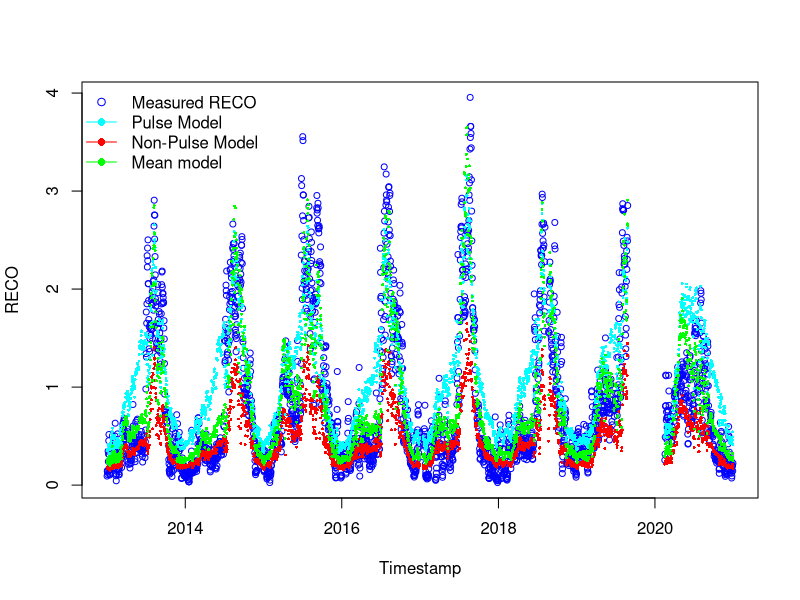
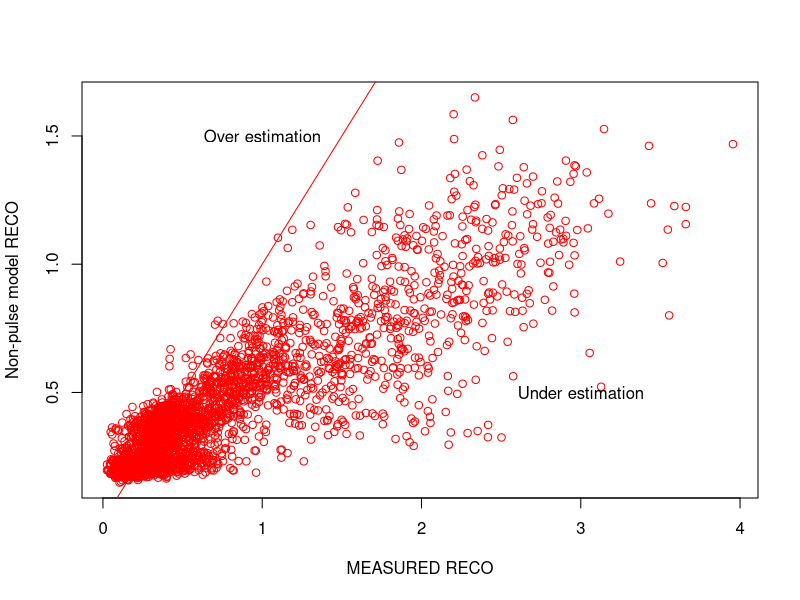
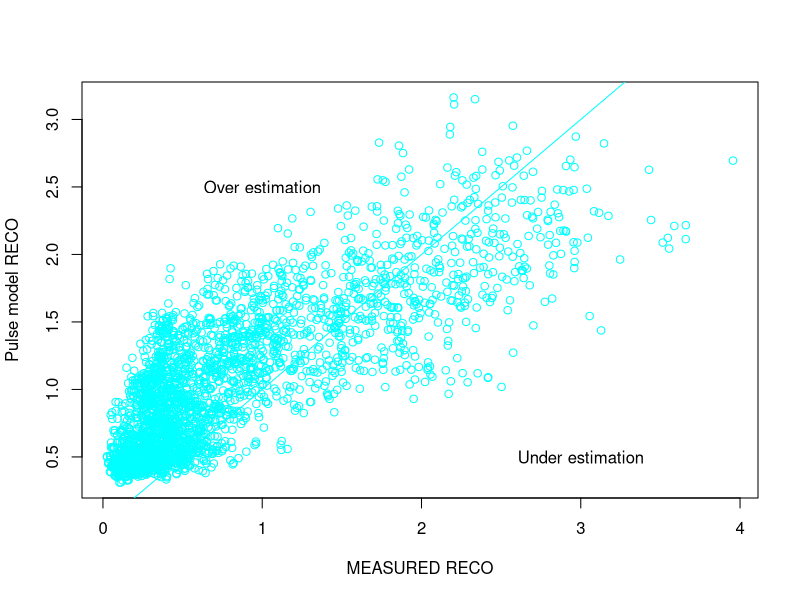
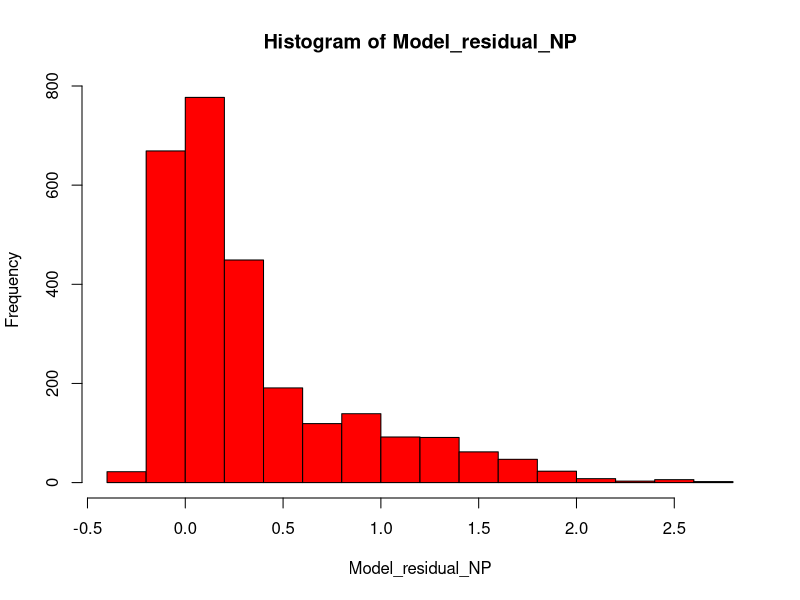
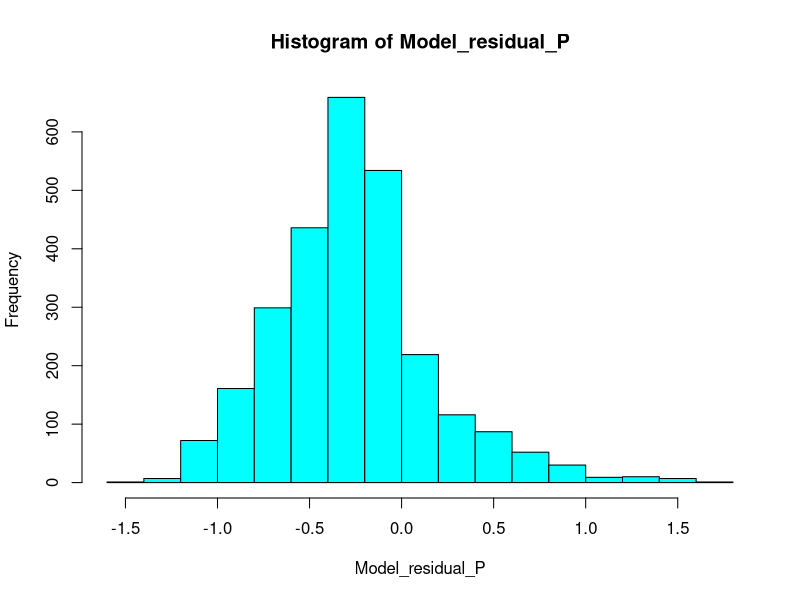
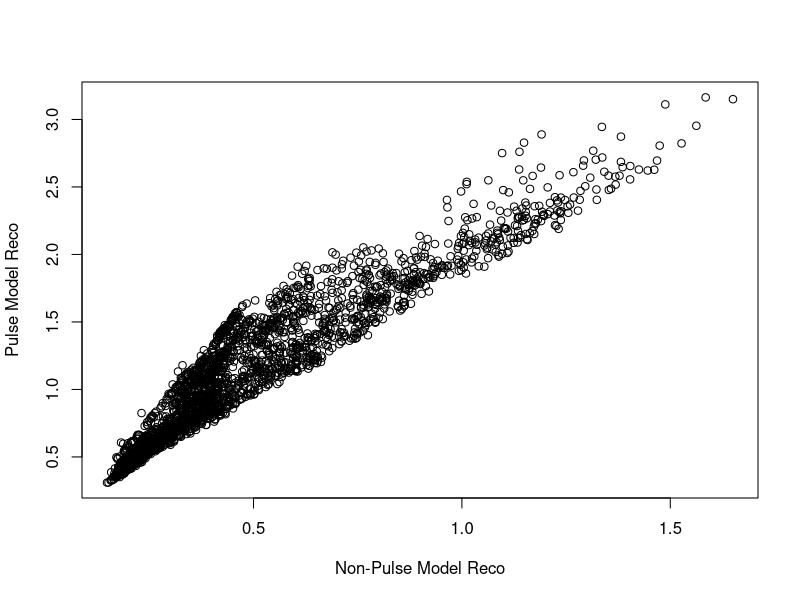
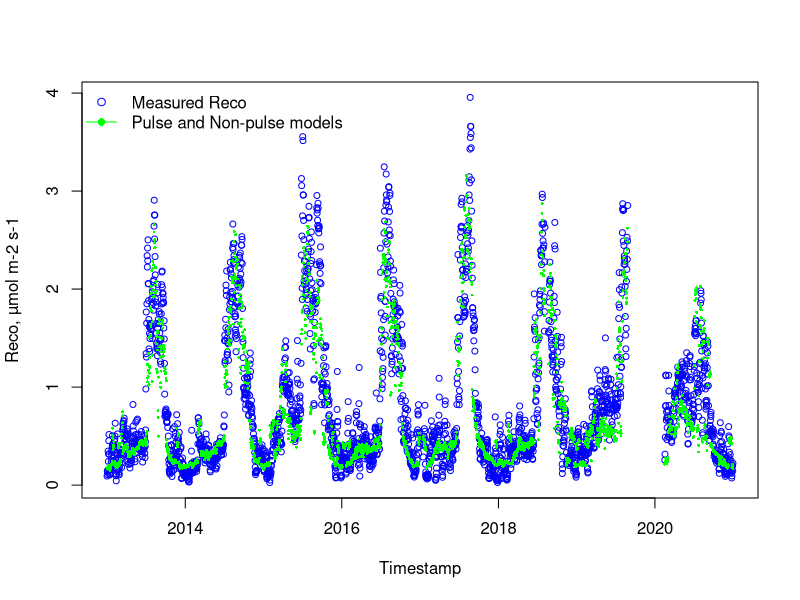
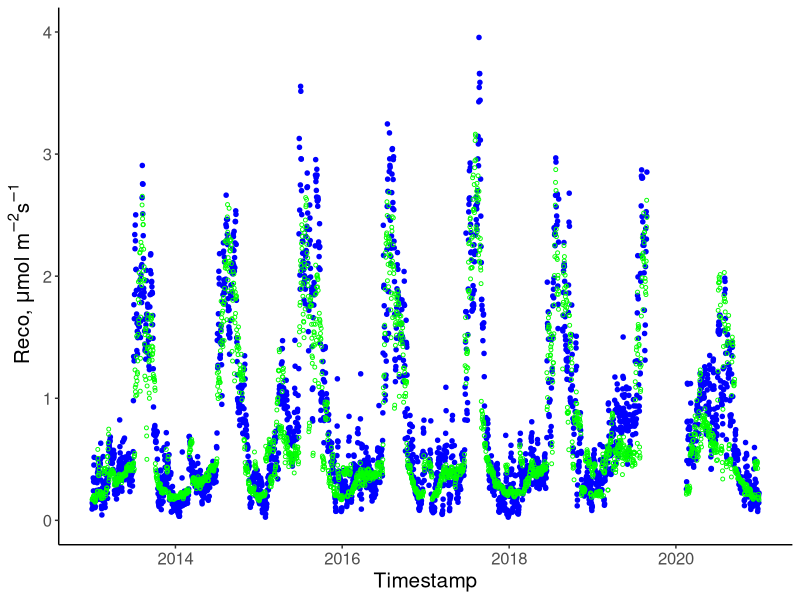

Write the R code that produced these figures, in order.
# 17-05-2024
# Anastasia Makhnykina

library(dplyr)
library(tidyr)
library(tidyverse)
library(lubridate)
library(ggplot2)
library(units)
library(stats)
library(grDevices)
library(readr)
library(ggpubr)


# Read other pulse division docs - with "DM" in their names
years_sum1 <- read.csv("data/years_sum1_DM.csv")
years_sum_Pulse0 <- read.csv("data/years_sum_Pulse0_DM.csv")
years_sum_Pulse1 <- read.csv("data/years_sum_Pulse1_DM.csv")

# Make sure in the Date format
years_sum_Pulse0$date <- as.Date(years_sum_Pulse0$date)
years_sum_Pulse1$date <- as.Date(years_sum_Pulse1$date)
years_sum1$date <- as.Date(years_sum1$date)

# CHECK COLUMN NAMES AND DATA TYPES
str(years_sum_Pulse0)
str(years_sum_Pulse1)
str(years_sum1)

####### Non-Pulse model ###################
###########################################

# Remove rows with missing values
years_sum_Pulse0 <- na.omit(years_sum_Pulse0)

# Calculate Soil Moisture
years_sum_Pulse0$meanSWC5 <- as.numeric(as.character(years_sum_Pulse0$meanSWC5))
SoilMoisture <- years_sum_Pulse0$meanSWC5/100

# Assign variables
years_sum_Pulse0$meanST5 <- as.numeric(as.character(years_sum_Pulse0$meanST5))
years_sum_Pulse0$meanGPP <- as.numeric(as.character(years_sum_Pulse0$meanGPP))

meanSWC5_NP <- SoilMoisture
meanST5_NP <- years_sum_Pulse0$meanST5
meanGPP_NP <- years_sum_Pulse0$meanGPP
GPPmax_NP <- max(years_sum_Pulse0$meanGPP, na.rm = TRUE)

########## Fit Non-Pulse model ##################
years_sum_Pulse0$meanRECO <- as.numeric(as.character(years_sum_Pulse0$meanRECO))

Param_model4_NP <- nls(meanRECO ~ Fref*((meanGPP_NP/GPPmax_NP +n)/1+n) *
                         (1-c4*(0.1-meanSWC5_NP)^2)*exp(b4*meanST5_NP), 
                       data = years_sum_Pulse0,
                       start = list(Fref=0.75, c4=56.54, b4=0.04, n=0.84),
                       control = nls.control(maxiter = 1000, minFactor = 0.01)
)
Summary_Model4_NP = summary(Param_model4_NP)

# Formula: meanRECO ~ Fref * ((meanGPP_NP/GPPmax_NP + n)/1 + n) * (1 - c4 * 
#                                                                    (0.1 - meanSWC5_NP)^2) * exp(b4 * meanST5_NP)
# 
#Estimated Wed May 3rd 
# Parameters:
#   Estimate Std. Error t value Pr(>|t|)    
# Fref     0.021298  25.796  < 2e-16 ***
#   c4   14.410701   4.860611   2.965  0.00307 ** 
#   b4    0.034738   0.001528  22.737  < 2e-16 ***
#   n     0.131463   0.004753  27.661  < 2e-16 ***
#   

# NON_Pulse parameters
#Estimate Std. Error t value Pr(>|t|)    
#Fref 0.561731   0.022309  25.179   <2e-16 ***
# c4   8.106202   4.970882   1.631    0.103    
#b4   0.034162   0.001555  21.973   <2e-16 ***
# n    0.129719   0.004816  26.933   <2e-16 ***


FrefNP = 0.561731
FrefNP_SE = 0.022309
SMoptNP =0.125 
c4NP = 8.106202
c4NP_SE = 4.970882
b4NP =  0.034162 
b4NP_SE = 0.001555
nNP=  0.129719
nNP_SE = 0.004816


#FrefNP = 0.581979
#FrefNP_SE = 0.022416
SMoptNP =0.125 
c4NP = 5.866561
c4NP_SE = 4.914379
b4NP =  0.032845
b4NP_SE = 0.001487
nNP=  0.129888
nNP_SE = 0.004721

#################### Pulse model ##################################
###################################################################

# Remove rows with missing values
years_sum_Pulse1 <- na.omit(years_sum_Pulse1)

# Change the data format 
years_sum_Pulse1$meanSWC5 <- as.numeric(as.character(years_sum_Pulse1$meanSWC5))
years_sum_Pulse1$meanST5 <- as.numeric(as.character(years_sum_Pulse1$meanST5))
years_sum_Pulse1$meanGPP <- as.numeric(as.character(years_sum_Pulse1$meanGPP))
years_sum_Pulse1$meanRECO <- as.numeric(as.character(years_sum_Pulse1$meanRECO))

# Assign variables
SoilMoisture_P =years_sum_Pulse1$meanSWC5/100
meanSWC5_P = SoilMoisture_P
meanST5_P = years_sum_Pulse1$meanST5
meanGPP_P = years_sum_Pulse1$meanGPP
GPPmax_P = max(years_sum_Pulse1$meanGPP, na.rm=TRUE)

Param_model4_P <- nls(meanRECO ~ Fref*((meanGPP_P/GPPmax_P +n)/1+n) *(1-c4*(0.1-meanSWC5_P)^2)*exp(b4*meanST5_P), 
                      data = years_sum_Pulse1,
                      start = list(Fref=0.75,  c4=56.54, b4=0.04, n=0.84),
                      control = nls.control(maxiter = 1000, minFactor = 0.01)
)
Summary_Model4_P = summary(Param_model4_P)

# Parameters:
#   Estimate Std. Error t value Pr(>|t|)    
# Fref   0.616634   0.045269  13.621  < 2e-16 ***
#   c4   -10.431847   1.596214  -6.535 1.01e-10 ***
#   b4     0.044407   0.002129  20.862  < 2e-16 ***
#   n      0.243863   0.014703  16.586  < 2e-16 ***

# Pulse parameters
FrefP = 0.616634 
FrefP_SE = 0.045269
SMoptP =0.125 
c4P = -10.431847   
c4P_SE = 1.596214
b4P = 0.044407
b4P_SE = 0.002129
nP= 0.243863
nP_SE = 0.014703


# Pulse parameters
#FrefP = 0.646765 
#FrefP_SE = 0.044472
#SMoptP =0.125 
#c4P = -10.166789   
#c4P_SE = 1.489036
#b4P = 0.043525
#b4P_SE = 0.001986
#nP= 0.236665
#nP_SE = 0.013583

############### All time model OR MEAN MODEL #################################
################################################################

complete.cases(years_sum1)

# Remove rows with missing values
years_sum1 <- na.omit(years_sum1)

# Change data format
years_sum1$meanSWC5 <- as.numeric(as.character(years_sum1$meanSWC5))
years_sum1$meanST5 <- as.numeric(as.character(years_sum1$meanST5))
years_sum1$meanGPP <- as.numeric(as.character(years_sum1$meanGPP))
years_sum1$meanRECO <- as.numeric(as.character(years_sum1$meanRECO))

# Setting up drivers for all time
All_meanSWC5 =years_sum1$meanSWC5/100
All_meanST5 = years_sum1$meanST5
All_meanGPP = years_sum1$meanGPP
All_GPPmax = max(years_sum1$meanGPP, na.rm = TRUE)

Param_model4_All <- nls(meanRECO ~ Fref*((All_meanGPP/All_GPPmax +nL)/1+nL) *(1-c4L*(0.1-All_meanSWC5)^2)*exp(b4L*All_meanST5), 
                      data = years_sum1,
                      start = list(Fref=0.75,  c4L=56.54, b4L=0.04, nL=0.84),
                      control = nls.control(maxiter = 1000, minFactor = 0.01)
)
Summary_Model4_All = summary(Param_model4_All)

# Parameters:
#   Estimate Std. Error t value Pr(>|t|)    
# Fref   0.616634   0.045269  13.621  < 2e-16 ***
#   c4   -10.431847   1.596214  -6.535 1.01e-10 ***
#   b4     0.044407   0.002129  20.862  < 2e-16 ***
#   n      0.243863   0.014703  16.586  < 2e-16 ***

#FrefL = 1.136042
#FrefL_SE = 0.049023
#SMoptL =0.125 
#c4L = -7.755161   
#c4L_SE = 1.219586
#b4L =  0.036016
#b4L_SE = 0.001490
#nL=  0.079803
#nL_SE = 0.002769


# Mean parameters
FrefL = 1.183562
FrefL_SE = 0.048450
SMoptL =0.125 
c4L = -7.875260   
c4L_SE = 1.160614
b4L = 0.034806
b4L_SE = 0.001412
nL= 0.079416
nL_SE = 0.002654

#run model for full time series based on non-pulse time parameters
ALL_model4_NP = FrefNP*((All_meanGPP/All_GPPmax +nNP)/1+nNP) *(1-c4NP*(SMoptNP-All_meanSWC5)^2)*exp(b4NP*All_meanST5)
#run model for full time series based on pulse time parameters
All_model4_P = FrefP*((All_meanGPP/All_GPPmax +nP)/1+nP) *(1-c4P*(SMoptP-All_meanSWC5)^2)*exp(b4P*All_meanST5)
#run all time model
All_model4 = FrefL*((All_meanGPP/All_GPPmax +nL)/1+nL) *(1-c4P*(SMoptL-All_meanSWC5)^2)*exp(b4L*All_meanST5)

# Plot the RECO time series 
plot(years_sum1$date, years_sum1$meanRECO, type = "p", col = "blue", xlab = "Timestamp", ylab = "RECO", cex = 0.8)

# Add the model output time series to the plot - CORRECT FIGURE
points(years_sum1$date, ALL_model4_NP, col = "red", pch = 16, cex = 0.4)
points(years_sum1$date, All_model4_P, col = "cyan", pch = 16, cex = 0.4, alpha=0.5)
points(years_sum1$date, All_model4, col = "green", pch = 16, cex = 0.4, alpha=0.5)

# create the legend
legend(x = "topleft",
       legend = c("Measured RECO", "Pulse Model", "Non-Pulse Model", "Mean model"),
       pch = c(1, 16, 16,16),
       col = c("blue", "cyan", "red","green"),
       lty = c(NA, 1, 1,1),
       bty = "n")


##### Compare modeled and measured data
plot(years_sum1$meanRECO,ALL_model4_NP, type = "p", col = "red", xlab = "MEASURED RECO", ylab = "Non-pulse model RECO")
text(x = 1, y = 1.5, labels = "Over estimation")
text(x = 3, y = 0.5, labels = "Under estimation")
points( years_sum1$meanRECO,years_sum1$meanRECO,  type = "l", col = "red")

plot(years_sum1$meanRECO,All_model4_P,  type = "p", col = "cyan", xlab = "MEASURED RECO", ylab = "Pulse model RECO")
text(x = 1, y = 2.5, labels = "Over estimation")
text(x = 3, y = 0.5, labels = "Under estimation")
points( years_sum1$meanRECO,years_sum1$meanRECO,  type = "l", col = "cyan")



# Calulate the model residual and investigate whether residuals are higher during pulse times. 
Model_residual_NP = years_sum1$meanRECO-ALL_model4_NP
hist(Model_residual_NP, col = "red")

Model_residual_P = years_sum1$meanRECO - All_model4_P
hist(Model_residual_P, col = "cyan")


# calculate RMSE
rmse_NP <- sqrt(mean((ALL_model4_NP - years_sum1$meanRECO)^2, na.rm = TRUE))
rmse_P <- sqrt(mean((All_model4_P - years_sum1$meanRECO)^2, na.rm = TRUE))
# calculate MAPE
mape_NP <- mean(abs(ALL_model4_NP - years_sum1$meanRECO) / years_sum1$meanRECO, na.rm = TRUE) * 100
mape_P <- mean(abs(All_model4_P - years_sum1$meanRECO) / years_sum1$meanRECO, na.rm = TRUE) * 100
# calculate R-squared
r_squared_NP <- cor(ALL_model4_NP, years_sum1$meanRECO, use = "complete.obs")^2
r_squared_P <- cor(All_model4_P, years_sum1$meanRECO, use = "complete.obs")^2

Reco_NP = sum(ALL_model4_NP, na.rm = TRUE)
Reco_P = sum(All_model4_P, na.rm = TRUE)
Reco_obs = sum(years_sum1$meanRECO, na.rm = TRUE)
Reco_allMean = sum(All_model4, na.rm=TRUE)


plot(ALL_model4_NP,All_model4_P, xlab = "Non-Pulse Model Reco", ylab = "Pulse Model Reco")
 

# Create df just with fluxes and calculate 
Reco_df <- years_sum1 %>%
  select(date, meanRECO, sdReco, max_pulse_duration, rain_event)


Reco_df$PulseM <- All_model4_P
Reco_df$NonPulseM <- ALL_model4_NP
Reco_df$MeanM <- All_model4


Reco1 <- Reco_df %>%
  select (date, meanRECO, max_pulse_duration, PulseM, NonPulseM) %>%
  mutate(case_when(max_pulse_duration == 0 ~ NonPulseM,
                  max_pulse_duration == 8 ~ PulseM,
                max_pulse_duration == 14 ~ PulseM,
                max_pulse_duration == 20 ~ PulseM))
                         


Reco_Measumed = sum(Reco1$meanRECO, na.rm = TRUE)
Reco_PandNP = sum(Reco1$`case_when(...)`, na.rm = TRUE)

plot(Reco_df$date, Reco_df$meanRECO, type = "p", col = "blue", xlab = "Timestamp", 
     ylab =  "Reco, µmol m-2 s-1", cex = 0.8)
     
points(Reco1$date, Reco1$`case_when(...)`, col="green", pch = 16, cex = 0.4, alpha=0.5)
# create the legend
legend(x = "topleft",
       legend = c("Measured Reco", "Pulse and Non-pulse models"),
       pch = c(1, 16),
       col = c("blue", "green"),
       lty = c(NA, 1),
       bty = "n")


Reco_df$Reco_Mean <- Reco1$`case_when(...)`

Reco_df %>%
  na.omit() %>%
  ggplot(aes(x=date))+
  geom_point(aes(y = meanRECO),shape=20, color = "blue", size = 2)+
  geom_point(aes(y=Reco_Mean),shape=1, size = 1, color = "green")+
  theme_classic()+
  theme(text = element_text(size = 15))+
  ylab(~paste("Reco, ", mu, "mol m"^-2,"s"^-1))+
  xlab("Timestamp")+
  ylim(0,4)
  
plot(Reco_df$meanRECO, Reco_df$Reco_Mean, type = "p", col = "black", xlab = "Mesured Reco", 
     ylab =  "Modelled Reco", cex = 0.8)

Reco_df %>%
  ggplot(aes(x=meanRECO, y = Reco_Mean))+
  geom_point(shape=1)+
  theme_classic()+
  theme(text = element_text(size = 15))+
  stat_regline_equation(aes(label = paste(..eq.label..,..rr.label.., sep = "~~~~")))+
  stat_smooth(method = "lm",formula = y ~ x ,size = 1)+
  ylab(~paste("Modelled Reco, ", mu, "mol m"^-2,"s"^-1))+
  xlab(~paste("Measured Reco, ", mu, "mol m"^-2,"s"^-1))+
  #ggtitle('Non-pulse time')+
  ylim(0,5)+
  xlim(0,5)

# calculate RMSE
rmse_MeanMod <- sqrt(sum((Reco_df$Reco_Mean - Reco_df$meanRECO)^2, na.rm=TRUE)/nrow(Reco_df))

# calculate MAPE -  Mean absolute percent error
mape_MeanMod <- mean(abs((Reco_df$Reco_Mean - Reco_df$meanRECO) / Reco_df$meanRECO), na.rm=TRUE) * 100
 
# calculate R-squared
r_squared_MeanMod <- cor(Reco_df$Reco_Mean, Reco_df$meanRECO, use = "complete.obs")^2


###### Calculate cumulative flux for - Mean model, Including Pulse and non-pulse together and measured fluxes ######
####################################################################################################################

### Create df with just fluxes #####

Recodf_new <- Reco_df %>%
  na.omit() %>%
  select (date, meanRECO, MeanM, Reco_Mean)

Recodf_new$culMeasured <- ave(Recodf_new$meanRECO, FUN = cumsum)  
Recodf_new$culMeanMod <- ave(Recodf_new$MeanM, FUN = cumsum)  
Recodf_new$culModelled <- ave(Recodf_new$Reco_Mean, FUN = cumsum)  


plot(Recodf_new$date,Recodf_new$culMeasured,  type = "l", col = "blue", xlab = "Year", 
     ylab =  "Cumulative Reco", cex = 0.8)
lines(Recodf_new$date, Recodf_new$culMeanMod, type = "l", col = "red")
lines(Recodf_new$date, Recodf_new$culModelled, type = "l", col = "green")

legend(x = "topleft",
       legend = c("Measured Reco", "Mean model", "Pulse and Non-pulse models"),
       pch = c(1, 16, 16),
       col = c("blue", "red", "green"),
       lty = c(NA, 1,1),
       bty = "n")
